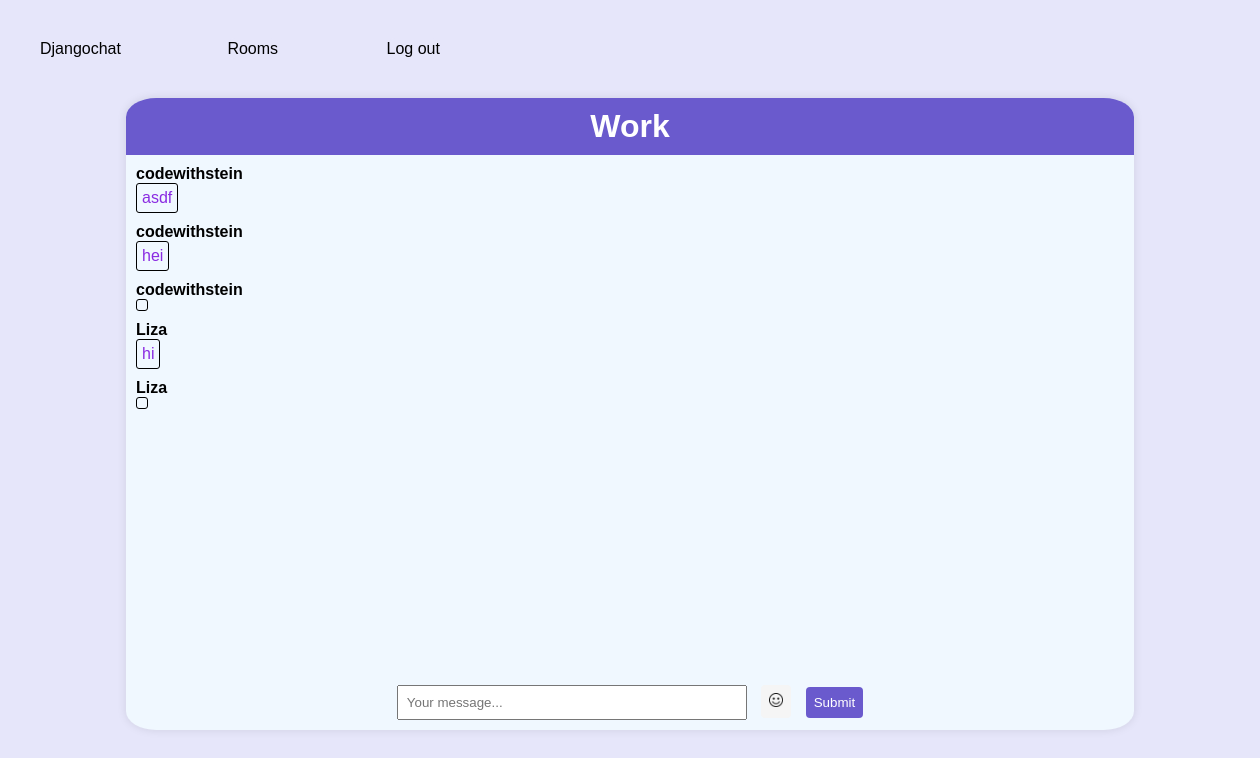
Page /rooms/work/ (signed in) on the earlier database version.
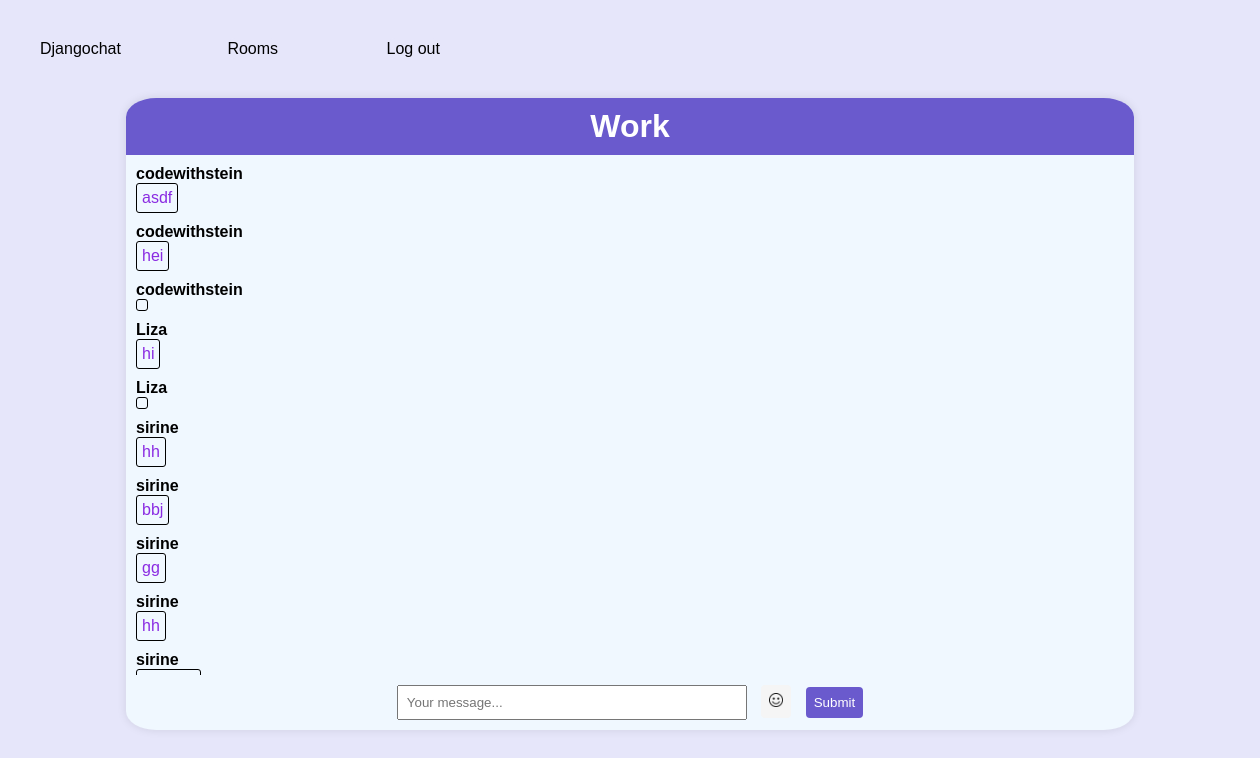
Same page on the later database version.
### room/models.py (models this page shows)
class Room(models.Model):
    name = models.CharField(max_length=255)
    slug = models.SlugField(unique=True)

class Message(models.Model):
    room = models.ForeignKey(Room, related_name='messages', on_delete=models.CASCADE)
    user = models.ForeignKey(User, related_name='messages', on_delete=models.CASCADE)
    content = models.TextField()
    date_added = models.DateTimeField(auto_now_add=True)
    class Meta:
        ordering = ('date_added',)

### room/views.py (the view)
# urls.py: path('rooms/', include('room.urls')),
@login_required
def room(request, slug):
    room = Room.objects.get(slug=slug)
    messages = Message.objects.filter(room=room)[0:25]
    return render(request, 'room/room.html', {'room': room, 'messages': messages})

### room/templates/room/room.html (shortened to what this page needs)
{% extends 'core/base.html' %}
{% load static%}
{% block content %}
<div class="contentbody">
    <div class="chat-header">
        <h1> {{ room.name }} </h1>
    </div>
    <div class="chatbox">
        <div id="chat-messages">
            {% for message in messages %}
            <div>
                <div class="username">
                    <p>{{message.user.username}}</p>
                </div>
                <div class="messagebubble">
                    <p>{{ message.content }}</p>
                </div>
            </div>
            {% endfor %}
        </div>
    </div>
    <div class="message-input">
        <form method="post" action=".">
            <input type="text" name="content"placeholder="Your message..." id="chat-message-input">
            <button id="EmojiButton">
                <img width="14" src="{% static 'emoji.png' %}"/>
            </button>
            <button id="chat-message-submit">Submit</button>
        </form>
    </div>
</div>
{% endblock %}

### chat/templates/core/base.html (shortened to what this page needs)
{% load static%}
<!DOCTYPE html>
<html lang="en">
    <head>
        <link rel="stylesheet" href="{% static 'style.css' %}?v=1">
    </head>
    <body>
        <nav>
            <a href="/"> Djangochat </a>
            {% if request.user.is_authenticated %}
            <a class="menu" href="/rooms/">Rooms</a>
            <a class="menu" href="/logout/">Log out</a>
            {% else %}
            <a href="/login/">Log in</a>
            <a href="/signup/">Sign up</a>
            {% endif %}
        </nav>
    {% block content %}
    {% endblock %}
    </body>
</html>

### static/style.css (style rules this page uses)
nav a { text-decoration: none; color:black; }
nav { margin: 30px; padding :10px; width:100%; }
.menu { border: 2px solid #E6E6FA; margin-left: 100px; border-radius: 17px; }
* { font-family: Arial, sans-serif; margin: 0; padding: 0; justify-content: center; align-items: center; }
body { background-color: #E6E6FA; }
.chat-header { padding: 10px; background-color: #6A5ACD; color: #fff; display: flex; align-items: center; }
.contentbody { margin :auto; border-radius: 8px; overflow: hidden; box-shadow: 0 0 10px rgba(0, 0, 0, 0.1); width: 80%; height:90%; border-radius:3%; background-color: aliceblue; }
.message-input { padding: 10px; display: flex; align-items: center; }
#chat-message-input { padding: 8px; box-sizing: border-box; width:350px; }
button { margin-left: 10px; padding: 8px; cursor: pointer; background-color: #6A5ACD; color: white ; border: none; border-radius: 4px; }
#EmojiButton { background-color: whitesmoke; }
.chatbox { width: 700px; height: 500px; overflow-y: auto; padding: 10px; width:100%; }
.messagebubble p { color:blueviolet; }
.messagebubble { border : 1px solid black ; align-items: center; margin-bottom: 10px; width: fit-content; padding: 5px; background-color: aliceblue; border-radius: 3px; }
.username p { font-weight: bold; }

Differences in the rows shown:
added Message: user.username "sirine", content "hh"
added Message: user.username "sirine", content "bbj"
added Message: user.username "sirine", content "gg"
added Message: user.username "sirine", content "hh"
added Message: user.username "sirine"
